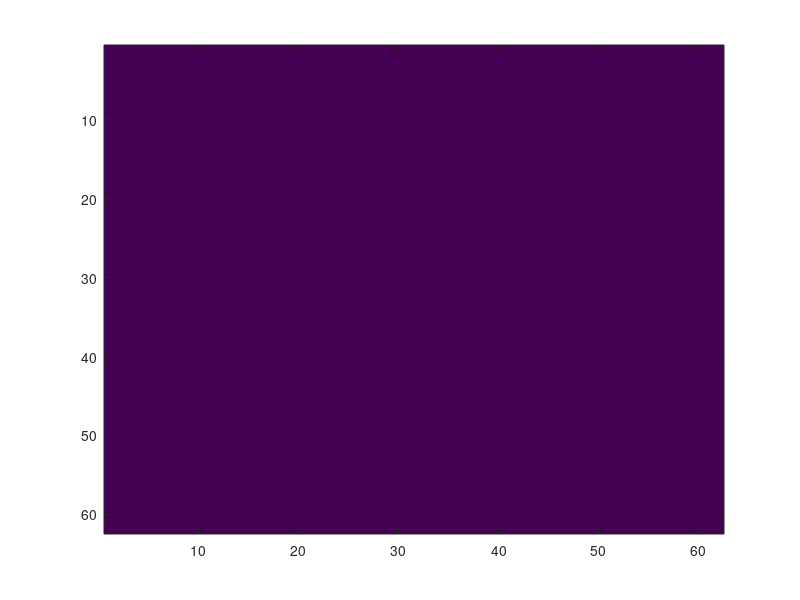

The MATLAB script that drew this image: (Note: this script raises an error after producing the figure.)
clear all;
hold off;
projector = 30;
sensors = 20;
sensors = sensors - 1;
i_boyut = 31;
i2_boyut = i_boyut*2;
baslangic = floor(i_boyut/2);
X_points = 1:i2_boyut;
Y_points = 1:i2_boyut;
H = ones(i2_boyut);
deg = 1;
sensor=1;
grid minor;
count=0;
for a =0:pi/projector:pi-0.0001
    image(H)
for i = (i_boyut):(-i2_boyut/sensors):-i_boyut
     if a<=(pi/2)
     [X,Y,x,y]=first_quarter(X_points,Y_points,i_boyut,i,a);
     end
     if(a>pi/2)
     [X,Y,x,y]=second_quarter(X_points,Y_points,i_boyut,i,a);
     end
%     plot(X,Y,'o')
%     hold on;
%     pause(0.05)
    grid on;
    count=count+1;
    sum_beam=0;
    sinirlar= find(X < baslangic | X > baslangic+i_boyut | Y < baslangic | Y > baslangic+i_boyut) ;
    X(sinirlar) = [];
    Y(sinirlar) = [];
    for k = 1:length(X)-1
        X_point = ceil(X(k));
        Y_point = ceil(Y(k));
        if(X_point == 0)
            X_point = 1;
        end
        if(Y_point == 0)
            Y_point = 1;
        end
       intensity = H(X_point,Y_point);
       len = ((X(k)-X(k+1))^2+(Y(k)-Y(k+1))^2)^0.5;
       sum_beam = sum_beam +len*intensity;
        
    end
    
    line(X_points,y)
    pause(0.05)
    grid on;
    hold on;
    xlim([-110 i2_boyut+90]) ;
    ylim([-110 i2_boyut+90]);
end
hold off
disp(count)
end